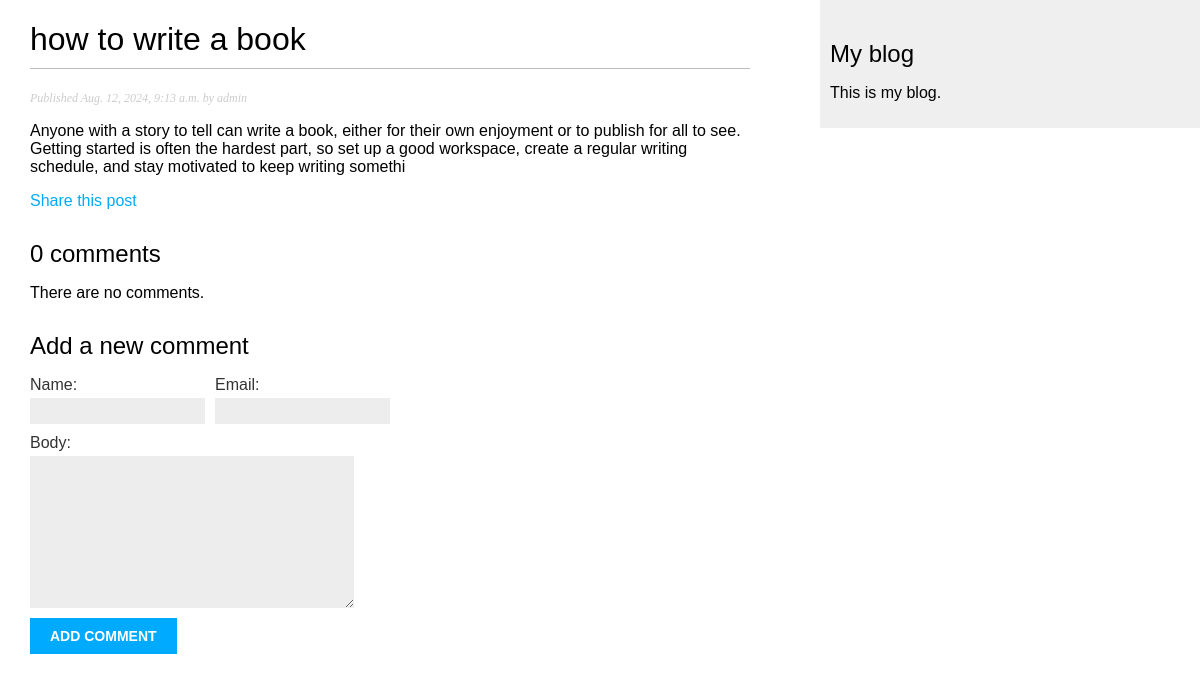
/blog/2024/8/12/how-to-write-book/, run on an earlier commit of the app's database.
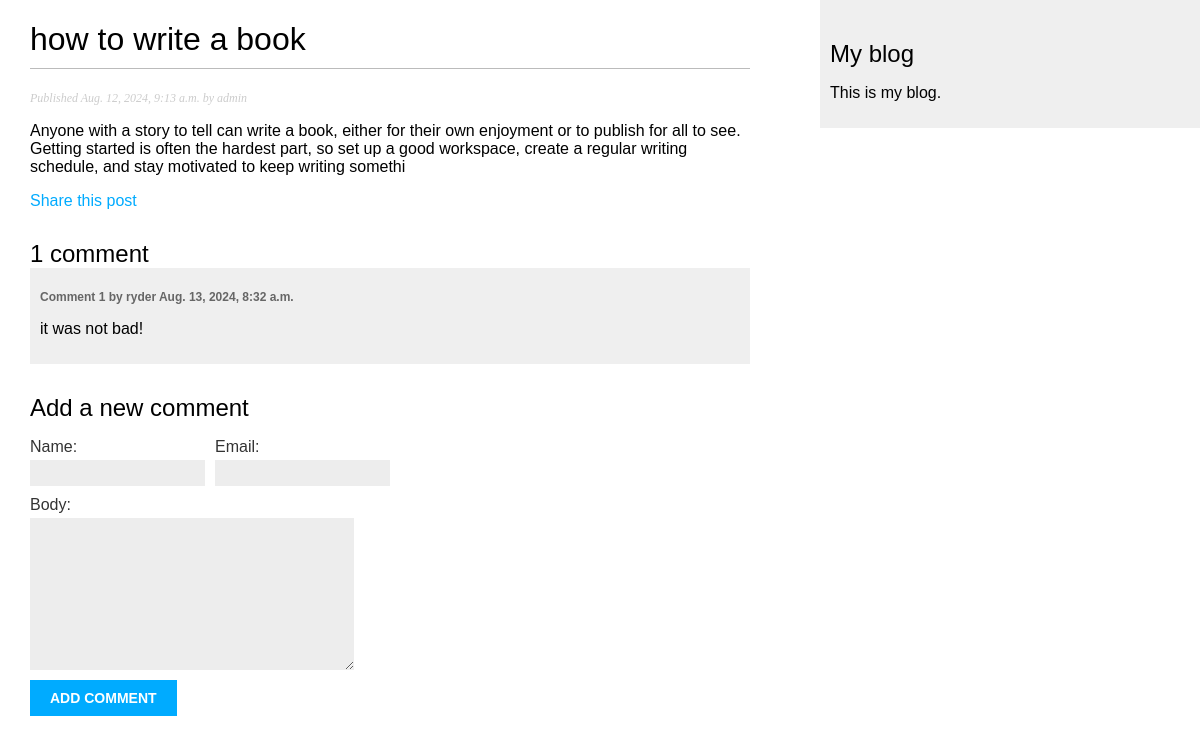
And on a later commit of the database.
### blog/models.py (models this page shows, shortened)
class Post(models.Model):
    class Status(models.TextChoices):
        DRAFT = 'DF', 'Draft'
        PUBLISHED = 'PB', 'Published'
    title = models.CharField(max_length=255)
    slug = models.SlugField(max_length=255, unique_for_date='publish')
    body = models.TextField()
    publish = models.DateTimeField(default=timezone.now)
    created = models.DateTimeField(auto_now_add=True)
    updated = models.DateTimeField(auto_now=True)
    status = models.CharField(max_length=2, choices=Status, default=Status.DRAFT)
    author = models.ForeignKey(settings.AUTH_USER_MODEL, on_delete=models.CASCADE, related_name='blog_posts')
    objects = models.Manager()  # The default manager.
    published = PublishedManager()  # Our custome manager.
    tags = TaggableManager()
    class Meta:
        ordering = ['-publish']
        indexes = [
            models.Index(fields=['-publish']),
        ]

class Comment(models.Model):
    post = models.ForeignKey(Post, on_delete=models.CASCADE, related_name='comments')
    name = models.CharField(max_length=100)
    email = models.EmailField()
    body = models.TextField()
    created = models.DateTimeField(auto_now_add=True)
    updated = models.DateTimeField(auto_now=True)
    active = models.BooleanField(default=True)
    class Meta:
        ordering = ['created']
        indexes = [
            models.Index(fields=['created']),
        ]

### blog/views.py (the view)
# urls.py: path('<int:year>/<int:month>/<int:day>/<slug:post>/', views.post_detail, name='post_detail'),
def post_detail(request, post, year, month, day):
    post = get_object_or_404(
        Post, status=Post.Status.PUBLISHED, slug=post,
        publish__year=year,
        publish__month=month,
        publish__day=day
    )
    comments = post.comments.filter(active=True)
    form = CommentForm()
    return render(request, 'blog/post/detail.html', {'post': post, 'comments': comments, 'form': form})

### blog/forms.py
class CommentForm(forms.ModelForm):
    class Meta:
        model = Comment
        fields = ['name', 'email', 'body']

### blog/templates/blog/post/detail.html (shortened to what this page needs)
{% extends "blog/base.html" %}
{% block content %}
    <h1>{{ post.title }}</h1>
    <p class="date">
        Published {{ post.publish }} by {{ post.author }}
    </p>
    {{ post.body|linebreaks }}
    <p>
        <a href="{% url 'blog:post_share' post.id %}">
            Share this post
        </a>
    </p>
    {% with comments.count as total_comments %}
 <h2>
 {{ total_comments }} comment{{ total_comments|pluralize }}
 </h2>
 {% endwith %}
 {% for comment in comments %}
 <div class="comment">
 <p class="info">
 Comment {{ forloop.counter }} by {{ comment.name }}
 {{ comment.created }}
 </p>
 {{ comment.body|linebreaks }}
 </div>
 {% empty %}
 <p>There are no comments.</p>
 {% endfor %}
 {% include "blog/post/includes/comment_form.html" %}
{% endblock %}

### blog/templates/blog/base.html (shortened to what this page needs)
{% load static %}
<!DOCTYPE html>
<html>
<head>
    <link href="{% static 'css/blog.css' %}" rel="stylesheet">
</head>
<body>
    <div id="content">
        {% block content %}
        {% endblock %}
    </div>
    <div id="sidebar">
        <h2>My blog</h2>
        <p>This is my blog.</p>
    </div>
</body>
</html>

### blog/templates/blog/post/includes/comment_form.html (shortened to what this page needs)
<h2>Add a new comment</h2>
<form action="{% url 'blog:post_comment' post.id %}" method="post">
    <div class="left">
        {{ form.name.as_field_group }}
    </div>
    <div class="left">
        {{ form.email.as_field_group }}
    </div>
    {{ form.body.as_field_group }}
    <p><input type="submit" value="Add comment"></p>
</form>

### blog/static/css/blog.css (style rules this page uses)
body { margin:0; padding:0; font-family:helvetica, sans-serif; }
a { color:#00abff; text-decoration:none; }
h1 { font-weight:normal; border-bottom:1px solid #bbb; padding:0 0 10px 0; }
h2 { font-weight:normal; margin:30px 0 0; }
#content { float:left; width:60%; padding:0 0 0 30px; }
#sidebar { float:right; width:30%; padding:10px; background:#efefef; height:100%; }
p.date { color:#ccc; font-family: georgia, serif; font-size: 12px; font-style: italic; }
.left { float:left; margin-right:10px; }
label { float:left; clear:both; color:#333; margin-bottom:4px; }
input, textarea { clear:both; float:left; margin:0 0 10px; background:#ededed; border:0; padding:6px 10px; font-size:12px; }
input[type=submit] { font-weight:bold; background:#00abff; color:#fff; padding:10px 20px; font-size:14px; text-transform:uppercase; }
.comment { padding:10px; }
.comment:nth-child(even) { background:#efefef; }
.comment .info { font-weight:bold; font-size:12px; color:#666; }

What changed in the data, as far as the page shows it:
added Comment: name "ryder", created "Aug. 13, 2024, 8:32 a.m.", body "it was not bad!"
Also different on the page:
{{ total_comments }}: "0" → "1"
text no longer shown: "There are no comments."
